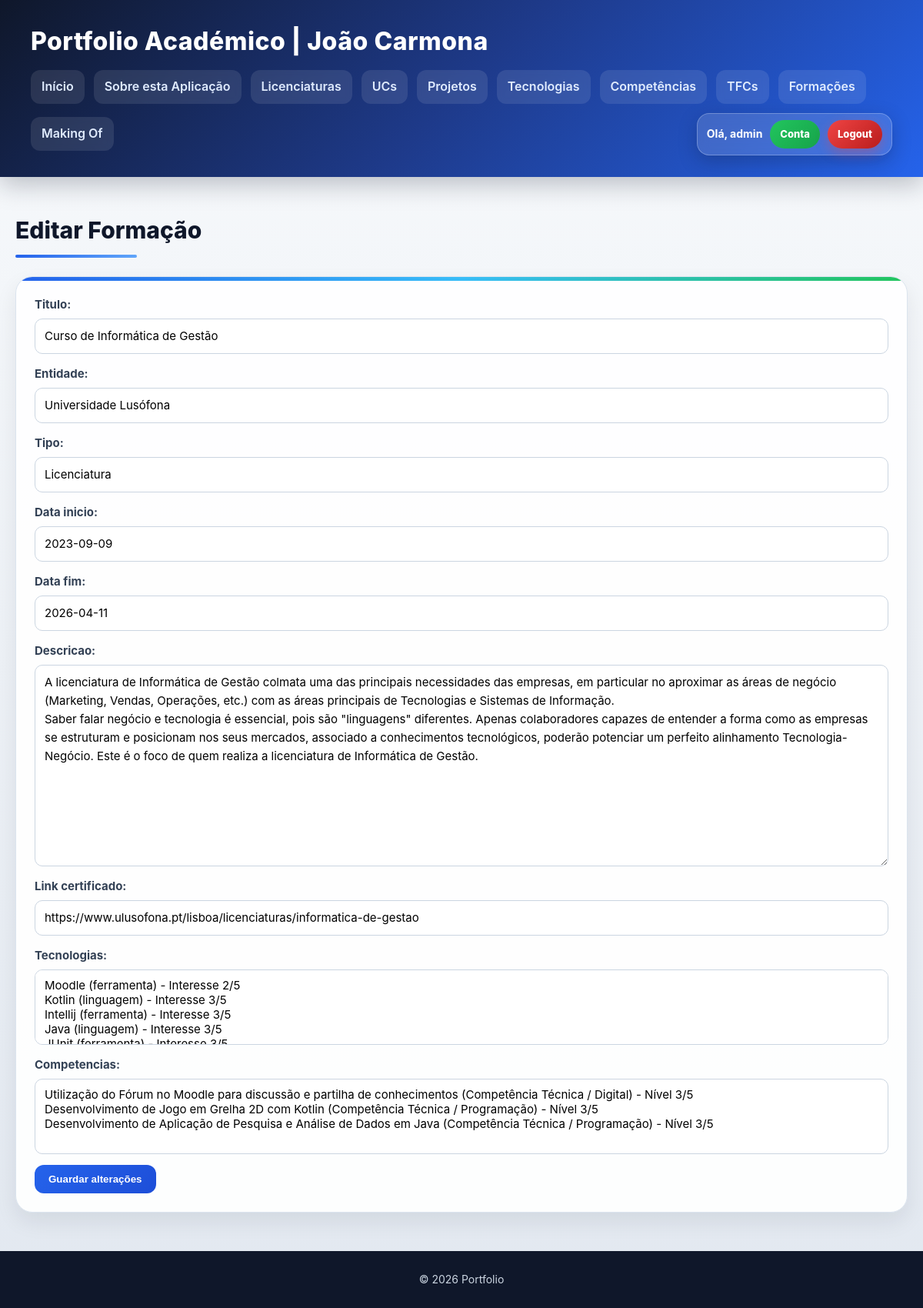
Page /portfolio/formacoes/editar/1/ (signed in) on the committed database.
### portfolio/models.py (models this page shows, shortened)
class Formacao(models.Model):
    titulo = models.CharField(max_length=100)
    entidade = models.CharField(max_length=100,blank=True)
    tipo = models.CharField(max_length=50,blank=True)
    data_inicio = models.DateField(null=True,blank=True)
    data_fim = models.DateField(null=True,blank=True)
    descricao = models.TextField(blank=True)
    link_certificado = models.URLField(blank=True)
    tecnologias = models.ManyToManyField(Tecnologia,related_name='formacoes',blank=True)
    competencias = models.ManyToManyField(Competencia,related_name='formacoes',blank=True)

class Tecnologia(models.Model):
    TIPO_CHOICES = [('linguagem','Linguagem'),('framework','Framework'),('bd','Base de Dados'),('ferramenta','Ferramenta'),('outra','Outra')]
    nome = models.CharField(max_length=100)
    tipo = models.CharField(max_length=20,choices=TIPO_CHOICES,default='outra')
    descricao = models.TextField(blank=True)
    principais_aspetos = models.TextField(blank=True)
    nivel_interesse = models.IntegerField(default=3)
    def __str__(self):
        return f"{self.nome} ({self.tipo}) - Interesse {self.nivel_interesse}/5"

### portfolio/views.py (the view)
# urls.py: path('formacoes/editar/<int:formacao_id>/', views.editar_formacao_view, name='editar_formacao'),
@login_required
def editar_formacao_view(request, formacao_id):
    formacao = get_object_or_404(Formacao, id=formacao_id)
    if request.method == 'POST':
        form = FormacaoForm(request.POST, instance=formacao)
        if form.is_valid():
            form.save()
            return redirect('formacoes')
    else:
        form = FormacaoForm(instance=formacao)
    return render(request, 'criacao/editar_formacao.html', {'form': form, 'formacao': formacao})

### portfolio/forms.py
class FormacaoForm(forms.ModelForm):
    class Meta:
        model = Formacao
        fields = [
            'titulo',
            'entidade',
            'tipo',
            'data_inicio',
            'data_fim',
            'descricao',
            'link_certificado',
            'tecnologias',
            'competencias',
        ]

### portfolio/models.py (called while the page is built)
    def __str__(self):
        return f"{self.nome} ({self.tipo}) - Nível {self.nivel}/5" if self.tipo else f"{self.nome} - Nível {self.nivel}/5"

### portfolio/templates/criacao/editar_formacao.html (shortened to what this page needs)
{% extends "portfolio/base.html" %}
{% block content %}
<h2>Editar Formação</h2>
<section>
    <article>
        <form method="POST" enctype="multipart/form-data">
            {{ form.as_p }}
            <button type="submit">Guardar alterações</button>
        </form>
    </article>
</section>
{% endblock %}

### portfolio/templates/portfolio/base.html (shortened to what this page needs)
{% load static %}
<!DOCTYPE html>
<html lang="pt">
<head>
    <link rel="stylesheet" href="{% static 'portfolio/styles.css' %}">
</head>
<body>
    <header>
        <h1>Portfolio Académico | João Carmona</h1>
        <nav>
            <a href="{% url 'home' %}">Início</a>
            <a href="{% url 'sobre' %}">Sobre esta Aplicação</a>
            <a href="{% url 'licenciaturas' %}">Licenciaturas</a>
            <a href="{% url 'ucs' %}">UCs</a>
            <a href="{% url 'projetos' %}">Projetos</a>
            <a href="{% url 'tecnologias' %}">Tecnologias</a>
            <a href="{% url 'competencias' %}">Competências</a>
            <a href="{% url 'tfcs' %}">TFCs</a>
            <a href="{% url 'formacoes' %}">Formações</a>
            <a href="{% url 'makingof' %}">Making Of</a>
            {% if request.user.is_authenticated %}
                <div class="auth-box">
                    <span>Olá, {{ request.user.username }}</span>
                    <a href="{% url 'user' %}" class="btn-user">
                    Conta
                    </a>
                    <a href="{% url 'logout' %}" class="btn-logout">
                    Logout
                    </a>
                </div>
            {% else %}
                <a href="{% url 'login' %}" class="btn-login">
                Login
                </a>
            {% endif %}
        </nav>
    </header>
    <main>
        {% block content %}
        {% endblock %}
    </main>
    <footer>
        <p>&copy; 2026 Portfolio</p>
    </footer>
</body>
</html>

### portfolio/static/portfolio/styles.css (style rules this page uses)
* { box-sizing: border-box; margin: 0; padding: 0; }
body { font-family: "Inter", "Segoe UI", system-ui, -apple-system, sans-serif; background: linear-gradient(180deg, #f8fafc 0%, #e2e8f0 100%); color: #0f172a; line-height: 1.6; min-height: 100vh; }
body > header { background: linear-gradient(135deg, #0f172a, #1e3a8a, #2563eb); color: white; padding: 28px 40px; box-shadow: 0 10px 30px rgba(15, 23, 42, 0.25); position: sticky; top: 0; z-index: 10; }
body > header h1 { font-size: 32px; font-weight: 800; letter-spacing: 0.5px; margin-bottom: 12px; }
body > header nav { display: flex; flex-wrap: wrap; gap: 12px; }
body > header nav a { color: #e0ecff; text-decoration: none; font-weight: 600; padding: 9px 14px; border-radius: 12px; background: rgba(255, 255, 255, 0.10); transition: all 0.25s ease; backdrop-filter: blur(4px); }
main { max-width: 1200px; margin: 45px auto; padding: 0 20px; }
h2 { font-size: 30px; font-weight: 800; margin-bottom: 24px; color: #0f172a; position: relative; display: inline-block; }
h2::after { content: ""; display: block; width: 65%; height: 4px; background: linear-gradient(90deg, #2563eb, #60a5fa); border-radius: 999px; margin-top: 8px; }
section { display: grid; gap: 22px; }
section > article { background: rgba(255, 255, 255, 0.94); border: 1px solid #dbe4ee; border-radius: 22px; padding: 24px; box-shadow: 0 12px 28px rgba(15, 23, 42, 0.08); transition: all 0.28s ease; position: relative; overflow: hidden; }
section > article::before { content: ""; position: absolute; inset: 0 0 auto 0; height: 5px; background: linear-gradient(90deg, #2563eb, #38bdf8, #22c55e); }
article p { color: #334155; font-size: 15px; }
a { color: #2563eb; text-decoration: none; transition: color 0.2s ease; }
form { display: grid; gap: 14px; }
form p { display: grid; gap: 6px; }
form label { font-weight: 700; color: #334155; }
form input, form textarea, form select { width: 100%; padding: 10px 12px; border: 1px solid #cbd5e1; border-radius: 10px; font: inherit; background: white; }
form button { justify-self: start; background: linear-gradient(135deg, #2563eb, #1d4ed8); color: white; padding: 11px 18px; border-radius: 12px; font-weight: 700; border: none; cursor: pointer; transition: all 0.25s ease; }
footer { text-align: center; padding: 26px; background: #0f172a; color: #cbd5e1; margin-top: 50px; font-size: 14px; }
body > header nav { align-items: center; }
.auth-box { display: flex; align-items: center; gap: 10px; margin-left: auto; padding: 8px 12px; border-radius: 16px; background: rgba(255, 255, 255, 0.14); border: 1px solid rgba(255, 255, 255, 0.25); box-shadow: 0 8px 24px rgba(15, 23, 42, 0.25); backdrop-filter: blur(8px); }
.auth-box span { color: white; font-size: 14px; font-weight: 700; }
.btn-user { background: linear-gradient(135deg, #22c55e, #16a34a) !important; color: white !important; padding: 8px 13px !important; border-radius: 999px !important; font-size: 13px; font-weight: 800; text-decoration: none; }
.btn-logout { background: linear-gradient(135deg, #ef4444, #b91c1c) !important; color: white !important; padding: 8px 13px !important; border-radius: 999px !important; font-size: 13px; font-weight: 800; text-decoration: none; box-shadow: 0 6px 16px rgba(239, 68, 68, 0.35); }

### rows in the picture
Formacao: titulo "Curso de Informática de Gestão", entidade "Universidade Lusófona", tipo "Licenciatura", data_inicio "2023-09-09", data_fim "2026-04-11", descricao "A licenciatura de Informática de Gestão colmata uma das principais necessidades das empresas, em particular no aproximar as áreas de negócio (Marketing, Vendas, Operações, etc.) com as áreas principais de Tecnologias e Sistemas de Informação. Saber falar negócio e tecnologia é essencial, pois são \"linguagens\" diferentes. Apenas colaboradores capazes de entender a forma como as empresas se estruturam e posicionam nos seus mercados, associado a conhecimentos tecnológicos, poderão potenciar um perfeito alinhamento Tecnologia-Negócio. Este é o foco de quem realiza a licenciatura de Informática de Gestão.", link_certificado "https://www.ulusofona.pt/lisboa/licenciaturas/informatica-de-gestao"

### other values in the picture
{{ request.user.username }} "admin"
